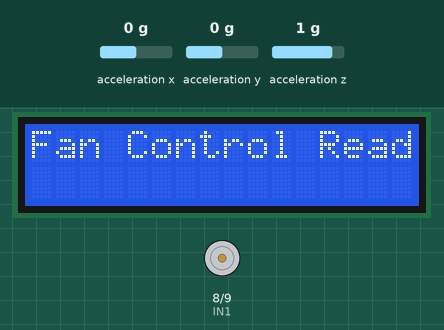
The sketch below on a simulated Arduino Uno, built with avr-gcc and run on an emulated ATmega328P. Parts: 16×2 character LCD, motor-driver pin pairs drawn as motors (green arrow = first pin HIGH = forward, orange = second pin HIGH = backward, longer = more drive, scaled by the enable pin). Wiring (inferred from the names in the program): ADXL345 accelerometer at I2C address 0x53. Inputs (shaded band) come from the test bench; at power-on: acceleration x 0 g, acceleration y 0 g, acceleration z 1 g.

Above: at 0.1 s.
At 3.2 s:
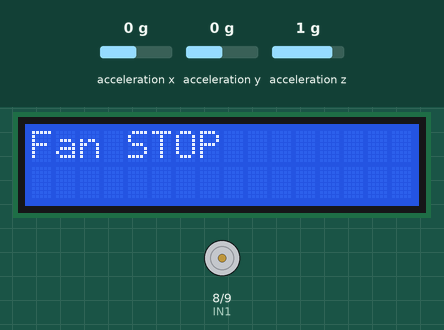
3.3 s: acceleration x set to 0.4 g
4.8 s: acceleration x set to 0.7 g
At 6.1 s:
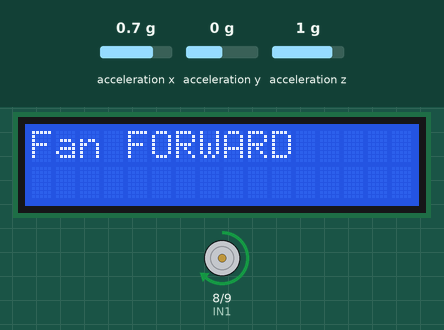
Timing chart, 0 to 7.8 s (numbered marks = the images above; inputs shaded):
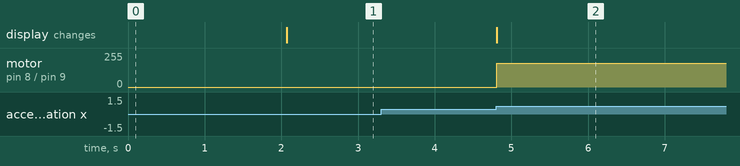

The sketch:

sketch_feb24d.ino
```cpp
#include <Wire.h>
#include <LiquidCrystal.h>

#define ADXL345 0x53

int16_t AccX, AccY, AccZ;
float Ax, Ay, Az;

const int rs = 12, en = 11, d4 = 5, d5 = 4, d6 = 3, d7 = 2;
LiquidCrystal lcd(rs, en, d4, d5, d6, d7);

#define IN1 8
#define IN2 9
#define ENA 6

void setup() {
  Wire.begin();
  Serial.begin(9600);
  lcd.begin(16, 2);

  pinMode(IN1, OUTPUT);
  pinMode(IN2, OUTPUT);
  pinMode(ENA, OUTPUT);

  Wire.beginTransmission(ADXL345);
  Wire.write(0x2D);
  Wire.write(0x08);
  Wire.endTransmission();

  lcd.print("Fan Control Ready");
  delay(2000);
  lcd.clear();
}

void loop() {

  Wire.beginTransmission(ADXL345);
  Wire.write(0x32);
  Wire.endTransmission(false);
  Wire.requestFrom(ADXL345, 6, true);

  AccX = Wire.read() | (Wire.read() << 8);
  AccY = Wire.read() | (Wire.read() << 8);
  AccZ = Wire.read() | (Wire.read() << 8);

  Ax = AccX * 0.0039;
  Ay = AccY * 0.0039;
  Az = AccZ * 0.0039;

  lcd.clear();

  if (Ax > 0.5) {
    digitalWrite(IN1, HIGH);
    digitalWrite(IN2, LOW);
    analogWrite(ENA, 180);

    lcd.print("Fan FORWARD");
  }
  else if (Ay > 0.5) {
    digitalWrite(IN1, LOW);
    digitalWrite(IN2, HIGH);
    analogWrite(ENA, 180);

    lcd.print("Fan BACKWARD");
  }
  else {
    digitalWrite(IN1, LOW);
    digitalWrite(IN2, LOW);
    analogWrite(ENA, 0);

    lcd.print("Fan STOP");
  }

  delay(300);
}
```

Measured:
- the behaviour switches between 0.5 and 0.6 g on acceleration x (found by bisection; images 1 and 2)
- after the input at 3.3 s, every drawn part: stays the same
- after the input at 4.8 s, motor on pin 8 (IN1) / pin 9 (IN2): stopped → forward 180/255 at once; the display: changes at once (image 2)
